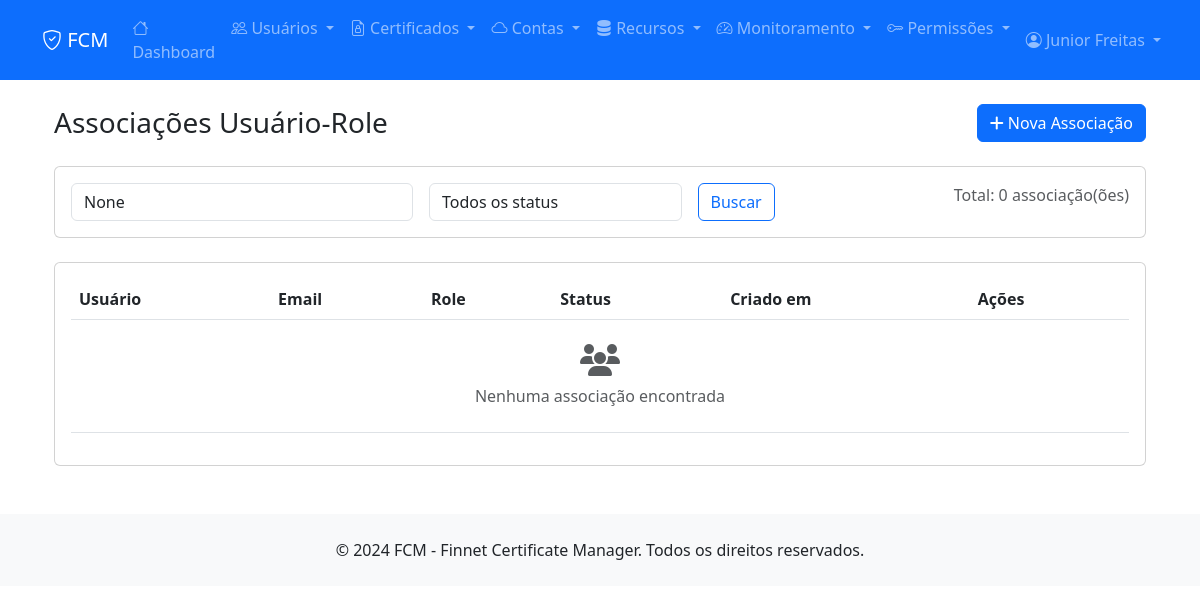
Before: /permissions/user-roles/ (signed in) with the older database file.
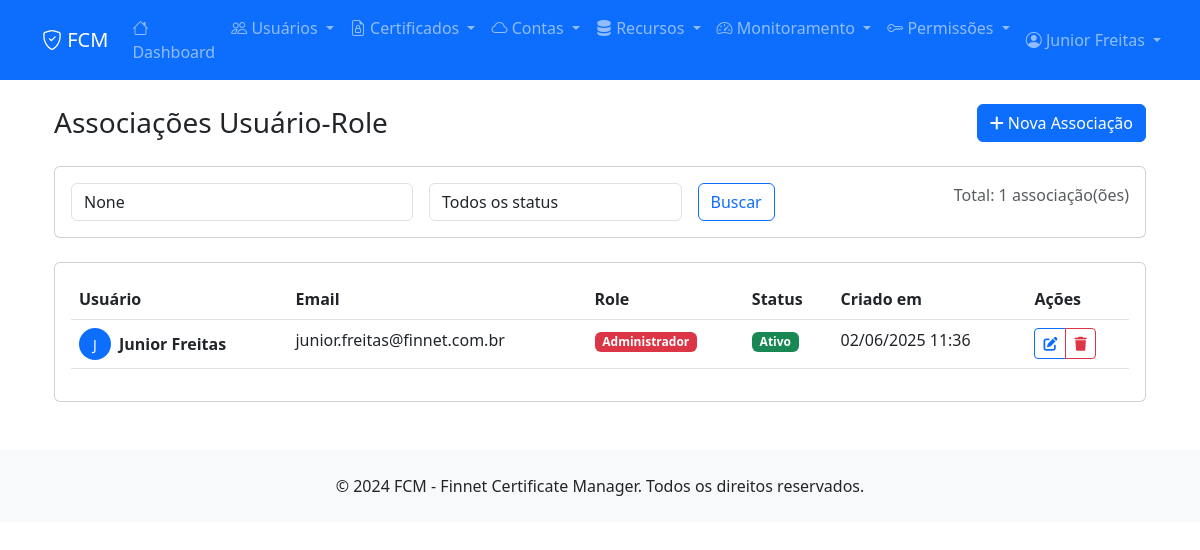
After: the same page with the newer database file.
### apps/permissions/models.py (models this page shows, shortened)
class UserRole(models.Model):
    id = models.CharField(max_length=255, primary_key=True)
    user = models.ForeignKey(User, on_delete=models.CASCADE, verbose_name='Usuário')
    role = models.ForeignKey(Role, on_delete=models.CASCADE, verbose_name='Role')
    is_active = models.BooleanField(default=True, verbose_name='Ativo')
    data_cad = models.DateTimeField(default=timezone.now, verbose_name='Data de Cadastro')
    usu_cad = models.CharField(max_length=255, verbose_name='Usuário de Cadastro')
    data_atu = models.DateTimeField(null=True, blank=True, verbose_name='Data de Atualização')
    usu_atu = models.CharField(max_length=255, null=True, blank=True, verbose_name='Usuário de Atualização')
    class Meta:
        db_table = 'user_roles'
        verbose_name = 'Role do Usuário'
        verbose_name_plural = 'Roles dos Usuários'
        unique_together = ['user', 'role']
        ordering = ['user__nome', 'role__name']

class Role(models.Model):
    ROLE_CHOICES = [
        ('admin', 'Administrador'),
        ('manager', 'Gerente'),
        ('user', 'Usuário'),
        ('viewer', 'Visualizador'),
    ]
    id = models.CharField(max_length=255, primary_key=True)
    name = models.CharField(max_length=50, choices=ROLE_CHOICES, unique=True, verbose_name='Nome do Role')
    description = models.TextField(blank=True, null=True, verbose_name='Descrição')
    is_active = models.BooleanField(default=True, verbose_name='Ativo')
    data_cad = models.DateTimeField(default=timezone.now, verbose_name='Data de Cadastro')
    usu_cad = models.CharField(max_length=255, verbose_name='Usuário de Cadastro')
    data_atu = models.DateTimeField(null=True, blank=True, verbose_name='Data de Atualização')
    usu_atu = models.CharField(max_length=255, null=True, blank=True, verbose_name='Usuário de Atualização')
    class Meta:
        db_table = 'roles'
        verbose_name = 'Role'
        verbose_name_plural = 'Roles'
        ordering = ['name']
    @property
    def badge_class(self):
        badge_classes = {
            'admin': 'bg-danger',
            'manager': 'bg-warning',
            'user': 'bg-primary',
            'viewer': 'bg-secondary',
        }
        return badge_classes.get(self.name, 'bg-secondary')

### apps/users/models.py (models this page shows, shortened)
class User(AbstractUser):
    STATUS_CHOICES = [
        (0, 'Ativo'),
        (1, 'Inativo'),
    ]
    id = models.CharField(max_length=255, primary_key=True)
    nome = models.CharField(max_length=255, verbose_name='Nome')
    email = models.EmailField(unique=True, verbose_name='Email')
    status = models.IntegerField(choices=STATUS_CHOICES, default=0, verbose_name='Status')
    data_cad = models.DateTimeField(default=timezone.now, verbose_name='Data de Cadastro')
    usu_cad = models.CharField(max_length=255, verbose_name='Usuário de Cadastro', blank=True)
    data_atu = models.DateTimeField(null=True, blank=True, verbose_name='Data de Atualização')
    usu_atu = models.CharField(max_length=255, null=True, blank=True, verbose_name='Usuário de Atualização')
    username = None
    first_name = None
    last_name = None
    USERNAME_FIELD = 'email'
    REQUIRED_FIELDS = ['nome']
    objects = UserManager()
    class Meta:
        db_table = 'users'
        verbose_name = 'Usuário'
        verbose_name_plural = 'Usuários'

### apps/permissions/views.py (the view)
# urls.py: path('user-roles/', views.user_role_list, name='user_role_list'),
@login_required
def user_role_list(request):
    user_roles = UserRole.objects.select_related('user', 'role').order_by('user__nome', 'role__name')
    search = request.GET.get('search')
    if search:
        user_roles = user_roles.filter(
            Q(user__nome__icontains=search) |
            Q(user__email__icontains=search) |
            Q(role__name__icontains=search)
        )
    status = request.GET.get('status')
    if status == 'active':
        user_roles = user_roles.filter(is_active=True)
    elif status == 'inactive':
        user_roles = user_roles.filter(is_active=False)
    paginator = Paginator(user_roles, 15)
    page_number = request.GET.get('page')
    page_obj = paginator.get_page(page_number)
    context = {
        'page_obj': page_obj,
        'search': search,
        'status': status,
        'total_user_roles': user_roles.count(),
    }
    return render(request, 'permissions/user_role_list.html', context)

### templates/permissions/user_role_list.html (shortened to what the changed rows need)
{% extends 'base.html' %}
{% load static %}
{% block content %}
<div class="container-fluid">
    <div class="d-flex justify-content-between align-items-center mb-4">
        <h1 class="h3 mb-0">Associações Usuário-Role</h1>
    </div>
    <div class="card mb-4">
        <div class="card-body">
            <form method="get" class="row g-3">
                <div class="col-md-3 text-end">
                    <span class="text-muted">Total: {{ total_user_roles }} associação(ões)</span>
                </div>
            </form>
        </div>
    </div>
    <div class="card">
        <div class="card-body">
            <div class="table-responsive">
                <table class="table table-hover">
                    <thead>
                        <tr>
                            <th>Usuário</th>
                            <th>Email</th>
                            <th>Role</th>
                            <th>Status</th>
                            <th>Criado em</th>
                            <th>Ações</th>
                        </tr>
                    </thead>
                    <tbody>
                        {% for user_role in page_obj %}
                        <tr>
                            <td>
                                <div class="d-flex align-items-center">
                                    <div class="avatar-sm bg-primary text-white rounded-circle d-flex align-items-center justify-content-center me-2">
                                        {{ user_role.user.nome|first|upper }}
                                    </div>
                                    <div>
                                        <strong>{{ user_role.user.nome }}</strong>
                                    </div>
                                </div>
                            </td>
                            <td>{{ user_role.user.email }}</td>
                            <td>
                                <span class="badge {{ user_role.role.badge_class }}">
                                    {{ user_role.role.get_name_display }}
                                </span>
                            </td>
                            <td>
                                {% if user_role.is_active %}
                                    <span class="badge bg-success">Ativo</span>
                                {% else %}
                                    <span class="badge bg-secondary">Inativo</span>
                                {% endif %}
                            </td>
                            <td>{{ user_role.data_cad|date:"d/m/Y H:i" }}</td>
                            <td>
                                <div class="btn-group btn-group-sm">
                                    <a href="{% url 'permissions:user_role_edit' user_role.id %}"
                                       class="btn btn-outline-primary" title="Editar">
                                        <i class="fas fa-edit"></i>
                                    </a>
                                    <a href="{% url 'permissions:user_role_delete' user_role.id %}"
                                       class="btn btn-outline-danger" title="Excluir">
                                        <i class="fas fa-trash"></i>
                                    </a>
                                </div>
                            </td>
                        </tr>
                        {% empty %}
                        <tr>
                            <td colspan="6" class="text-center text-muted py-4">
                                <i class="fas fa-users fa-2x mb-2"></i>
                                <p class="mb-0">Nenhuma associação encontrada</p>
                            </td>
                        </tr>
                        {% endfor %}
                    </tbody>
                </table>
            </div>
        </div>
    </div>
</div>
{% endblock %}

Changed rows visible on the page:
added UserRole: user.nome|first "J", user.nome "Junior Freitas", user.email "junior.freitas@finnet.com.br", role.name "Administrador", is_active "Ativo", data_cad "02/06/2025 11:36"
Other visible differences:
{{ total_user_roles }}: "0" → "1"
text no longer shown: "Nenhuma associação encontrada"
